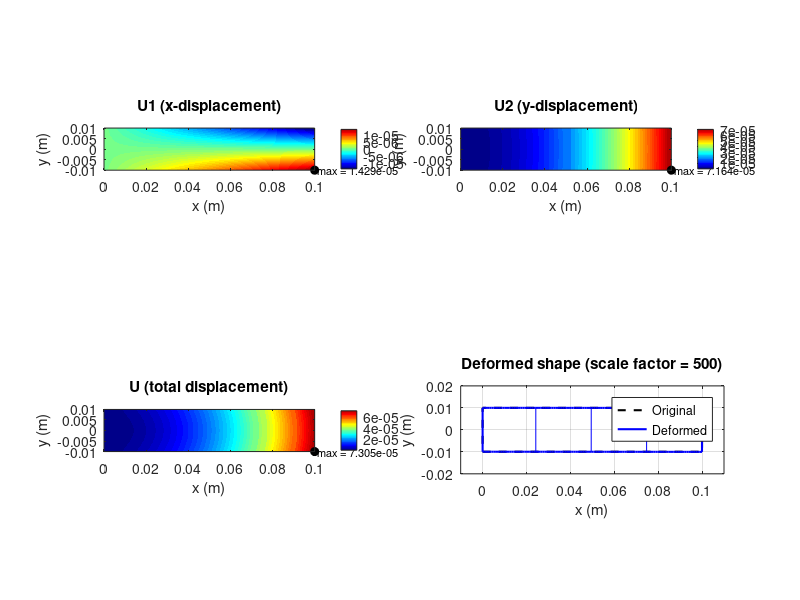
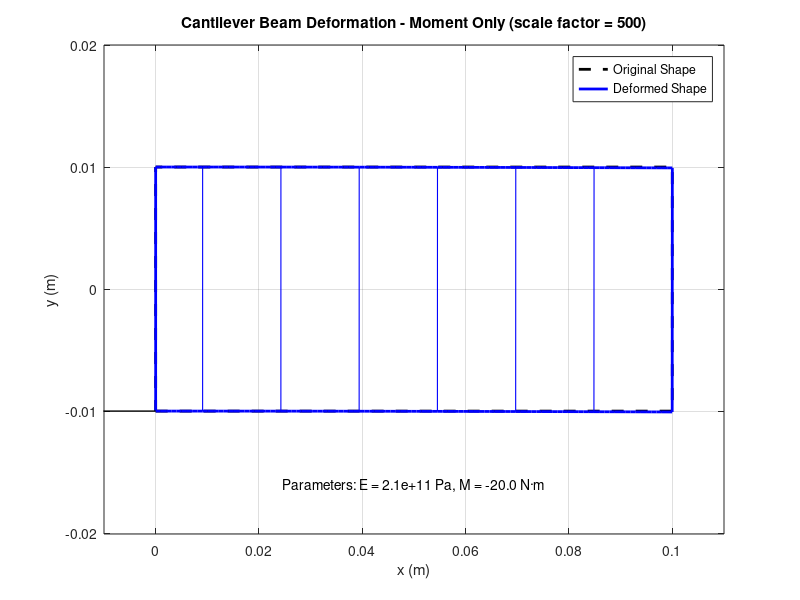
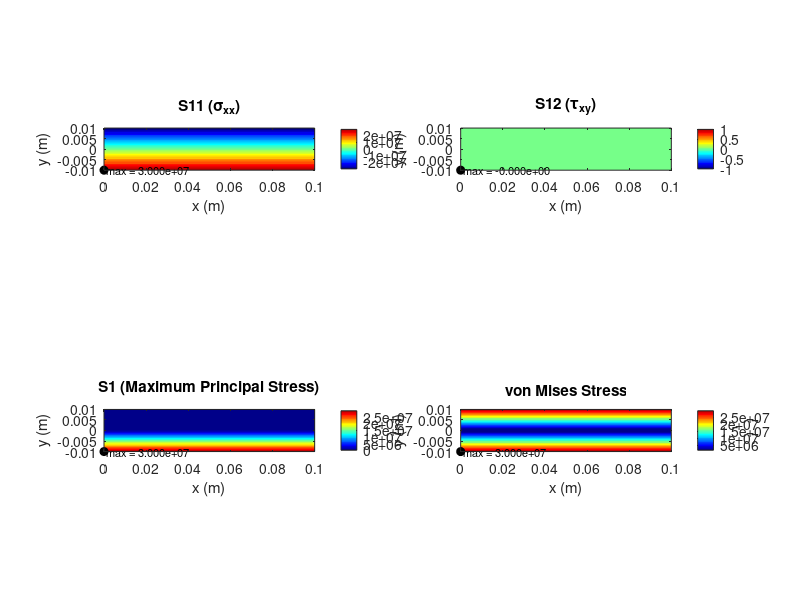

Reproduce these figures in MATLAB, in order.
% Analytical solution for cantilever beam with moment and shear force
% This script generates analytical solution plots for a cantilever beam
% with moment and shear force boundary conditions

clear all;
close all;
clc;

% Create output directory if it doesn't exist
if ~exist('./output', 'dir')
    mkdir('./output');
end

%% Parameters from pre_process.m
% Material properties
E = 2.1e11;  % Young's modulus (Pa)
nu = 0.3;    % Poisson's ratio
G = E/(2*(1+nu));  % Shear modulus

% Beam dimensions
L = 0.1;      % Length (m)
h = 0.02;       % Height (m) - from -1 to 1
t = 0.01;       % Thickness (m)

% 选择载荷类型: 1=剪力, 2=力矩
load_type = 2;  % 修改此值以切换载荷类型

% Boundary conditions (from pre_process.m)
if load_type == 1
    % 仅施加剪力
    P = 1e6;     % Shear force (Pa) - from pre_process.m
    M = 0;       % No moment
    load_name = 'Shear Force';
    fprintf('仅施加剪力 P = %g Pa\n', P);
else
    % 仅施加力矩
    P = 0;       % No shear force
    M = -20;      % Moment (N·m) - reduced for better visualization
    load_name = 'Moment';
    fprintf('仅施加力矩 M = %g N·m\n', M);
end

% Moment of inertia
I = t*h^3/12;  % Second moment of area (m^4)

%% Create mesh for visualization
nx = 100;  % Number of points in x direction
ny = 20;   % Number of points in y direction

x = linspace(0, L, nx);
y = linspace(-h/2, h/2, ny);
[X, Y] = meshgrid(x, y);

%% Analytical solutions
% Displacement field for a cantilever beam with end moment and shear force
% v = -M/(E*I)*(x^2 + nu*y^2) - P/(6*E*I)*(3*L*x^2 - x^3) - nu*P/(2*E*I)*y^2 - P*h^2/(8*I*G)*x

% Calculate displacement components
U1 = zeros(size(X));  % u displacement (x-direction)
U2 = zeros(size(X));  % v displacement (y-direction)

for i = 1:nx
    for j = 1:ny
        % Current coordinates
        xi = X(j,i);
        yi = Y(j,i);

        % Displacement in x-direction
        % For moment M: u = M/(EI)·xy
        % For force P: u = P/(2EI)·(2Lx-x²)y - νP/(6EI)·y³ + P/(6IG)·y³
        U1(j,i) = M/(E*I)*xi*yi + P/(2*E*I)*(2*L*xi-xi^2)*yi - nu*P/(6*E*I)*yi^3 + P/(6*I*G)*yi^3;

        % Displacement in y-direction (main component)
        % For moment M: v = -M/(2EI)·(x² + νy²)
        % For force P: v = -P/(6EI)·(3Lx²-x³) - νP/(2EI)·(L-x)y² - Ph²/(8IG)·x
        U2(j,i) = -M/(2*E*I)*(xi^2 + nu*yi^2) - P/(6*E*I)*(3*L*xi^2 - xi^3) - nu*P/(2*E*I)*(L-xi)*yi^2 - P*h^2/(8*I*G)*xi;
    end
end

% Calculate total displacement magnitude
U = sqrt(U1.^2 + U2.^2);

%% Calculate stress components
S11 = zeros(size(X));  % σxx
S22 = zeros(size(X));  % σyy
S12 = zeros(size(X));  % τxy

for i = 1:nx
    for j = 1:ny
        % Current coordinates
        xi = X(j,i);
        yi = Y(j,i);

        % Normal stress in x-direction
        % For moment M: σₓ = M/I·y
        % For force P: σₓ = P/I·(L-x)y
        S11(j,i) = M*yi/I + P*(L-xi)*yi/I;

        % Normal stress in y-direction (zero for beam theory)
        % For both moment M and force P: σᵧ = 0
        S22(j,i) = 0;

        % Shear stress
        % For moment M: τₓᵧ = 0
        % For force P: τₓᵧ = -P/(2I)·[(h/2)² - y²]
        S12(j,i) = -P/(2*I)*((h/2)^2 - yi^2);
    end
end

% Calculate principal stresses
S1 = zeros(size(X));
S2 = zeros(size(X));
Mises = zeros(size(X));

for i = 1:nx
    for j = 1:ny
        % Average stress
        Savg = (S11(j,i) + S22(j,i))/2;

        % Radius of Mohr's circle
        R = sqrt((S11(j,i) - S22(j,i))^2/4 + S12(j,i)^2);

        % Principal stresses
        S1(j,i) = Savg + R;
        S2(j,i) = Savg - R;

        % Von Mises stress
        Mises(j,i) = sqrt(S1(j,i)^2 + S2(j,i)^2 - S1(j,i)*S2(j,i));
    end
end

%% Plot displacement field
figure(1);
set(gcf, 'Position', [100, 100, 1000, 800]);

% Plot U1 (x-displacement)
subplot(2,2,1);
contourf(X, Y, U1, 50, 'LineStyle', 'none');
colormap(jet(50));
colorbar;
title('U1 (x-displacement)');
xlabel('x (m)');
ylabel('y (m)');
axis equal tight;

% Find and mark maximum displacement
[maxU1, maxU1Idx] = max(abs(U1(:)));
[maxU1_y, maxU1_x] = ind2sub(size(U1), maxU1Idx);
hold on;
plot(X(maxU1_y, maxU1_x), Y(maxU1_y, maxU1_x), 'ko', 'MarkerFaceColor', 'k');
text(X(maxU1_y, maxU1_x), Y(maxU1_y, maxU1_x), [' max = ', num2str(U1(maxU1_y, maxU1_x), '%.3e')], 'FontSize', 8);
fprintf('U1最大值: %g (位置: x=%g, y=%g)\n', U1(maxU1_y, maxU1_x), X(maxU1_y, maxU1_x), Y(maxU1_y, maxU1_x));

% Plot U2 (y-displacement)
subplot(2,2,2);
contourf(X, Y, U2, 50, 'LineStyle', 'none');
colormap(jet(50));
colorbar;
title('U2 (y-displacement)');
xlabel('x (m)');
ylabel('y (m)');
axis equal tight;

% Find and mark maximum displacement
[maxU2, maxU2Idx] = max(abs(U2(:)));
[maxU2_y, maxU2_x] = ind2sub(size(U2), maxU2Idx);
hold on;
plot(X(maxU2_y, maxU2_x), Y(maxU2_y, maxU2_x), 'ko', 'MarkerFaceColor', 'k');
text(X(maxU2_y, maxU2_x), Y(maxU2_y, maxU2_x), [' max = ', num2str(U2(maxU2_y, maxU2_x), '%.3e')], 'FontSize', 8);
fprintf('U2最大值: %g (位置: x=%g, y=%g)\n', U2(maxU2_y, maxU2_x), X(maxU2_y, maxU2_x), Y(maxU2_y, maxU2_x));

% Plot total displacement
subplot(2,2,3);
contourf(X, Y, U, 50, 'LineStyle', 'none');
colormap(jet(50));
colorbar;
title('U (total displacement)');
xlabel('x (m)');
ylabel('y (m)');
axis equal tight;

% Find and mark maximum displacement
[maxU, maxUIdx] = max(U(:));
[maxU_y, maxU_x] = ind2sub(size(U), maxUIdx);
hold on;
plot(X(maxU_y, maxU_x), Y(maxU_y, maxU_x), 'ko', 'MarkerFaceColor', 'k');
text(X(maxU_y, maxU_x), Y(maxU_y, maxU_x), [' max = ', num2str(maxU, '%.3e')], 'FontSize', 8);
fprintf('总位移U最大值: %g (位置: x=%g, y=%g)\n', maxU, X(maxU_y, maxU_x), Y(maxU_y, maxU_x));

% Plot deformed shape
subplot(2,2,4);
% Scale factor for visualization - more reasonable value
scale = 500;  % Adjust this value to make deformation visible but not distorted

% Create more points along the beam length for smoother visualization
x_beam = linspace(0, L, 100);
y_top = ones(size(x_beam)) * h/2;
y_bottom = ones(size(x_beam)) * (-h/2);

% Calculate analytical displacement for these points
u1_top = zeros(size(x_beam));
u2_top = zeros(size(x_beam));
u1_bottom = zeros(size(x_beam));
u2_bottom = zeros(size(x_beam));

% For pure moment loading (M), the beam deforms into a circular arc
% The radius of curvature is R = EI/M
if load_type == 2  % Pure moment case
    % Calculate radius of curvature
    R = E*I/M;

    % Calculate the angle subtended by the beam
    theta_max = L/R;

    % Generate points along the circular arc
    theta = linspace(0, theta_max, 100);

    % Calculate coordinates of the neutral axis (circular arc)
    x_neutral = R*sin(theta);
    y_neutral = R*(1-cos(theta));

    % Calculate coordinates of top and bottom edges
    % Rotate the h/2 distance around the neutral axis
    x_top_def = x_neutral - (h/2)*sin(theta);
    y_top_def = y_neutral + (h/2)*cos(theta);

    x_bottom_def = x_neutral + (h/2)*sin(theta);
    y_bottom_def = y_neutral - (h/2)*cos(theta);
else  % Shear force case
    for i = 1:length(x_beam)
        xi = x_beam(i);
        yi_top = h/2;
        yi_bottom = -h/2;

        % Displacement for top edge
        % For force P: u = P/(2EI)·(2Lx-x²)y - νP/(6EI)·y³ + P/(6IG)·y³
        u1_top(i) = P/(2*E*I)*(2*L*xi-xi^2)*yi_top - nu*P/(6*E*I)*yi_top^3 + P/(6*I*G)*yi_top^3;

        % For force P: v = -P/(6EI)·(3Lx²-x³) - νP/(2EI)·(L-x)y² - Ph²/(8IG)·x
        u2_top(i) = -P/(6*E*I)*(3*L*xi^2 - xi^3) - nu*P/(2*E*I)*(L-xi)*yi_top^2 - P*h^2/(8*I*G)*xi;

        % Displacement for bottom edge
        u1_bottom(i) = P/(2*E*I)*(2*L*xi-xi^2)*yi_bottom - nu*P/(6*E*I)*yi_bottom^3 + P/(6*I*G)*yi_bottom^3;
        u2_bottom(i) = -P/(6*E*I)*(3*L*xi^2 - xi^3) - nu*P/(2*E*I)*(L-xi)*yi_bottom^2 - P*h^2/(8*I*G)*xi;
    end

    % Calculate deformed coordinates
    x_top_def = x_beam + scale * u1_top;
    y_top_def = y_top + scale * u2_top;
    x_bottom_def = x_beam + scale * u1_bottom;
    y_bottom_def = y_bottom + scale * u2_bottom;
end

% Plot original shape
plot([0 L L 0 0], [-h/2 -h/2 h/2 h/2 -h/2], 'k--', 'LineWidth', 1.5);
hold on;

% Plot deformed shape - top and bottom edges
plot(x_top_def, y_top_def, 'b-', 'LineWidth', 1.5);
plot(x_bottom_def, y_bottom_def, 'b-', 'LineWidth', 1.5);

% Connect the ends with vertical lines
plot([x_top_def(1), x_bottom_def(1)], [y_top_def(1), y_bottom_def(1)], 'b-', 'LineWidth', 1.5); % Left end (fixed)
plot([x_top_def(end), x_bottom_def(end)], [y_top_def(end), y_bottom_def(end)], 'b-', 'LineWidth', 1.5); % Right end (free)

% Add some intermediate vertical lines for better visualization
for i = [25, 50, 75]
    plot([x_top_def(i), x_bottom_def(i)], [y_top_def(i), y_bottom_def(i)], 'b-', 'LineWidth', 0.5);
end

title('Deformed shape (scale factor = 500)');
xlabel('x (m)');
ylabel('y (m)');

% Set reasonable axis limits to focus on the beam
if load_type == 2  % Pure moment case
    % For moment loading, adjust limits to show the circular arc
    max_x = max(max(x_top_def), max(x_bottom_def));
    max_y = max(max(y_top_def), max(y_bottom_def));
    min_x = min(min(x_top_def), min(x_bottom_def));
    min_y = min(min(y_top_def), min(y_bottom_def));

    % Add some padding
    xlim([min_x-0.01, max_x+0.01]);
    ylim([min_y-0.01, max_y+0.01]);
else
    xlim([-0.5, L+0.5]);
    ylim([-h, h]);
end

axis equal;
grid on;
legend('Original', 'Deformed', 'Location', 'best');

% Add text to indicate fixed end and load
text(-0.3, 0, 'Fixed', 'FontSize', 10, 'HorizontalAlignment', 'right');
text(L+0.3, 0, sprintf('P = %g Pa\nM = %g N·m', P, M), 'FontSize', 10, 'HorizontalAlignment', 'left');

% Save displacement figure with load type in filename
if load_type == 1
    saveas(gcf, './output/analytical_displacement_shear.png');
else
    saveas(gcf, './output/analytical_displacement_moment.png');
end

%% Create a separate figure for clearer deformation visualization
figure(3);
set(gcf, 'Position', [100, 100, 800, 400]);

% Plot original shape
plot([0 L L 0 0], [-h/2 -h/2 h/2 h/2 -h/2], 'k--', 'LineWidth', 2);
hold on;

% Plot deformed shape - top and bottom edges
plot(x_top_def, y_top_def, 'b-', 'LineWidth', 2);
plot(x_bottom_def, y_bottom_def, 'b-', 'LineWidth', 2);

% Connect the ends with vertical lines
plot([x_top_def(1), x_bottom_def(1)], [y_top_def(1), y_bottom_def(1)], 'b-', 'LineWidth', 2); % Left end (fixed)
plot([x_top_def(end), x_bottom_def(end)], [y_top_def(end), y_bottom_def(end)], 'b-', 'LineWidth', 2); % Right end (free)

% Add some intermediate vertical lines for better visualization
if load_type == 2  % Pure moment case
    % For circular arc, use evenly spaced angles
    for i = [10, 25, 40, 55, 70, 85]
        plot([x_top_def(i), x_bottom_def(i)], [y_top_def(i), y_bottom_def(i)], 'b-', 'LineWidth', 0.8);
    end
else  % Shear force case
    for i = [10, 25, 40, 55, 70, 85]
        plot([x_top_def(i), x_bottom_def(i)], [y_top_def(i), y_bottom_def(i)], 'b-', 'LineWidth', 0.8);
    end
end

% Add arrows to indicate forces/moments at the right end based on load type
if load_type == 1
    % Draw shear force arrow
    arrow_length = 0.5;
    quiver(L, 0, 0, -arrow_length, 0, 'r', 'LineWidth', 2, 'MaxHeadSize', 0.5);
    text(L+0.1, -arrow_length/2, 'P', 'Color', 'r', 'FontSize', 12, 'FontWeight', 'bold');
else
    % Draw moment curved arrow
    t = linspace(pi/2, 3*pi/2, 20);
    r = 0.3;
    xc = L + r*cos(t);
    yc = r*sin(t);
    plot(xc, yc, 'r-', 'LineWidth', 2);

    % Add arrowhead for moment
    arrow_angle = 3*pi/2;
    ah_x = [L+r*cos(arrow_angle), L+r*cos(arrow_angle)+0.1, L+r*cos(arrow_angle)-0.1];
    ah_y = [r*sin(arrow_angle), r*sin(arrow_angle)+0.1, r*sin(arrow_angle)+0.1];
    fill(ah_x, ah_y, 'r');

    % Add M label
    text(L+0.4, 0, 'M', 'Color', 'r', 'FontSize', 12, 'FontWeight', 'bold');
end

% Add fixed end symbol (multiple short lines)
for i = -h/2:0.1:h/2
    line([-0.1, 0], [i, i], 'Color', 'k', 'LineWidth', 1);
end

title(sprintf('Cantilever Beam Deformation - %s Only (scale factor = 500)', load_name));
xlabel('x (m)');
ylabel('y (m)');

% Set reasonable axis limits to focus on the beam
if load_type == 2  % Pure moment case
    % For moment loading, adjust limits to show the circular arc
    max_x = max(max(x_top_def), max(x_bottom_def));
    max_y = max(max(y_top_def), max(y_bottom_def));
    min_x = min(min(x_top_def), min(x_bottom_def));
    min_y = min(min(y_top_def), min(y_bottom_def));

    % Add some padding
    xlim([min_x-0.01, max_x+0.01]);
    ylim([min_y-0.01, max_y+0.01]);
else
    xlim([-1, L+1]);
    ylim([-h, h]);
end

grid on;
legend('Original Shape', 'Deformed Shape', 'Location', 'best');

% Display relevant parameters based on load type
if load_type == 1
    text(L/2, -h*0.8, sprintf('Parameters: E = %.1e Pa, P = %.1e Pa', E, P), 'HorizontalAlignment', 'center');
else
    text(L/2, -h*0.8, sprintf('Parameters: E = %.1e Pa, M = %.1f N·m', E, M), 'HorizontalAlignment', 'center');
end

% Save the dedicated deformation figure with load type in filename
if load_type == 1
    saveas(gcf, './output/beam_deformation_shear.png');
else
    saveas(gcf, './output/beam_deformation_moment.png');
end

%% Plot stress field
figure(2);
set(gcf, 'Position', [100, 100, 1000, 800]);

% Plot S11 (normal stress in x-direction)
subplot(2,2,1);
contourf(X, Y, S11, 50, 'LineStyle', 'none');
colormap(jet(50));
colorbar;
title('S11 (σ_x_x)');
xlabel('x (m)');
ylabel('y (m)');
axis equal tight;

% Find and mark maximum stress
[maxS11, maxS11Idx] = max(abs(S11(:)));
[maxS11_y, maxS11_x] = ind2sub(size(S11), maxS11Idx);
hold on;
plot(X(maxS11_y, maxS11_x), Y(maxS11_y, maxS11_x), 'ko', 'MarkerFaceColor', 'k');
text(X(maxS11_y, maxS11_x), Y(maxS11_y, maxS11_x), [' max = ', num2str(S11(maxS11_y, maxS11_x), '%.3e')], 'FontSize', 8);
fprintf('S11最大值: %g (位置: x=%g, y=%g)\n', S11(maxS11_y, maxS11_x), X(maxS11_y, maxS11_x), Y(maxS11_y, maxS11_x));

% Plot S12 (shear stress)
subplot(2,2,2);
contourf(X, Y, S12, 50, 'LineStyle', 'none');
colormap(jet(50));
colorbar;
title('S12 (τ_x_y)');
xlabel('x (m)');
ylabel('y (m)');
axis equal tight;

% Find and mark maximum stress
[maxS12, maxS12Idx] = max(abs(S12(:)));
[maxS12_y, maxS12_x] = ind2sub(size(S12), maxS12Idx);
hold on;
plot(X(maxS12_y, maxS12_x), Y(maxS12_y, maxS12_x), 'ko', 'MarkerFaceColor', 'k');
text(X(maxS12_y, maxS12_x), Y(maxS12_y, maxS12_x), [' max = ', num2str(S12(maxS12_y, maxS12_x), '%.3e')], 'FontSize', 8);
fprintf('S12最大值: %g (位置: x=%g, y=%g)\n', S12(maxS12_y, maxS12_x), X(maxS12_y, maxS12_x), Y(maxS12_y, maxS12_x));

% Plot S1 (maximum principal stress)
subplot(2,2,3);
contourf(X, Y, S1, 50, 'LineStyle', 'none');
colormap(jet(50));
colorbar;
title('S1 (Maximum Principal Stress)');
xlabel('x (m)');
ylabel('y (m)');
axis equal tight;

% Find and mark maximum stress
[maxS1, maxS1Idx] = max(abs(S1(:)));
[maxS1_y, maxS1_x] = ind2sub(size(S1), maxS1Idx);
hold on;
plot(X(maxS1_y, maxS1_x), Y(maxS1_y, maxS1_x), 'ko', 'MarkerFaceColor', 'k');
text(X(maxS1_y, maxS1_x), Y(maxS1_y, maxS1_x), [' max = ', num2str(S1(maxS1_y, maxS1_x), '%.3e')], 'FontSize', 8);
fprintf('S1最大值: %g (位置: x=%g, y=%g)\n', S1(maxS1_y, maxS1_x), X(maxS1_y, maxS1_x), Y(maxS1_y, maxS1_x));

% Plot von Mises stress
subplot(2,2,4);
contourf(X, Y, Mises, 50, 'LineStyle', 'none');
colormap(jet(50));
colorbar;
title('von Mises Stress');
xlabel('x (m)');
ylabel('y (m)');
axis equal tight;

% Find and mark maximum stress
[maxMises, maxMisesIdx] = max(Mises(:));
[maxMises_y, maxMises_x] = ind2sub(size(Mises), maxMisesIdx);
hold on;
plot(X(maxMises_y, maxMises_x), Y(maxMises_y, maxMises_x), 'ko', 'MarkerFaceColor', 'k');
text(X(maxMises_y, maxMises_x), Y(maxMises_y, maxMises_x), [' max = ', num2str(maxMises, '%.3e')], 'FontSize', 8);
fprintf('Mises应力最大值: %g (位置: x=%g, y=%g)\n', maxMises, X(maxMises_y, maxMises_x), Y(maxMises_y, maxMises_x));

% Save stress figure with load type in filename
if load_type == 1
    saveas(gcf, './output/analytical_stress_shear.png');
else
    saveas(gcf, './output/analytical_stress_moment.png');
end

if load_type == 1
    fprintf('剪力载荷下的悬臂梁解析解云图已生成并保存在output文件夹中。\n');
else
    fprintf('力矩载荷下的悬臂梁解析解云图已生成并保存在output文件夹中。\n');
end
